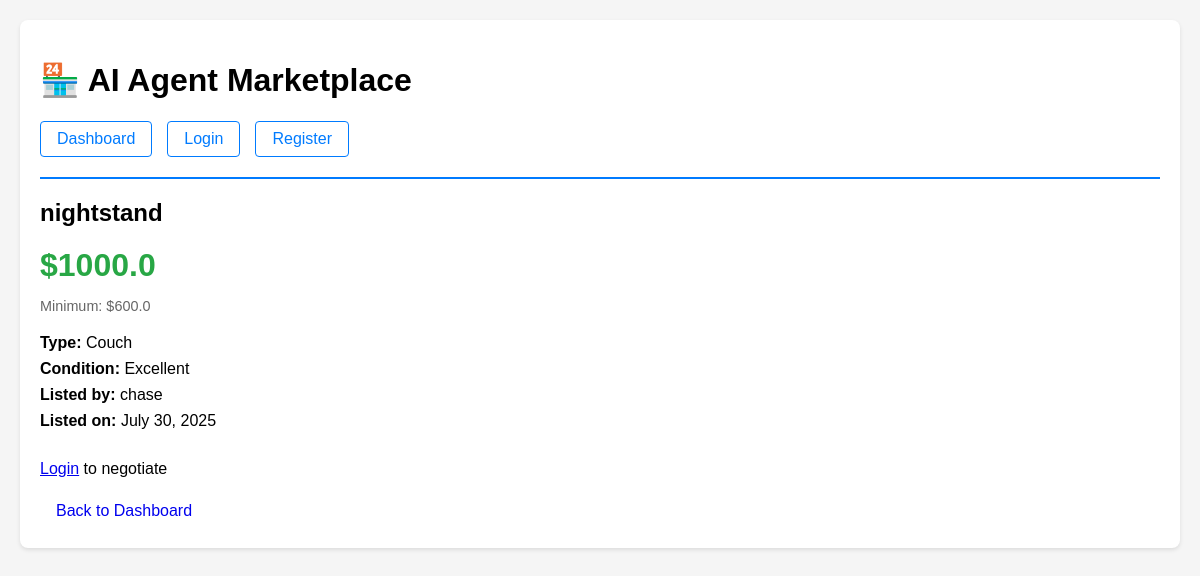
/item/1, run on an earlier commit of the app's database.
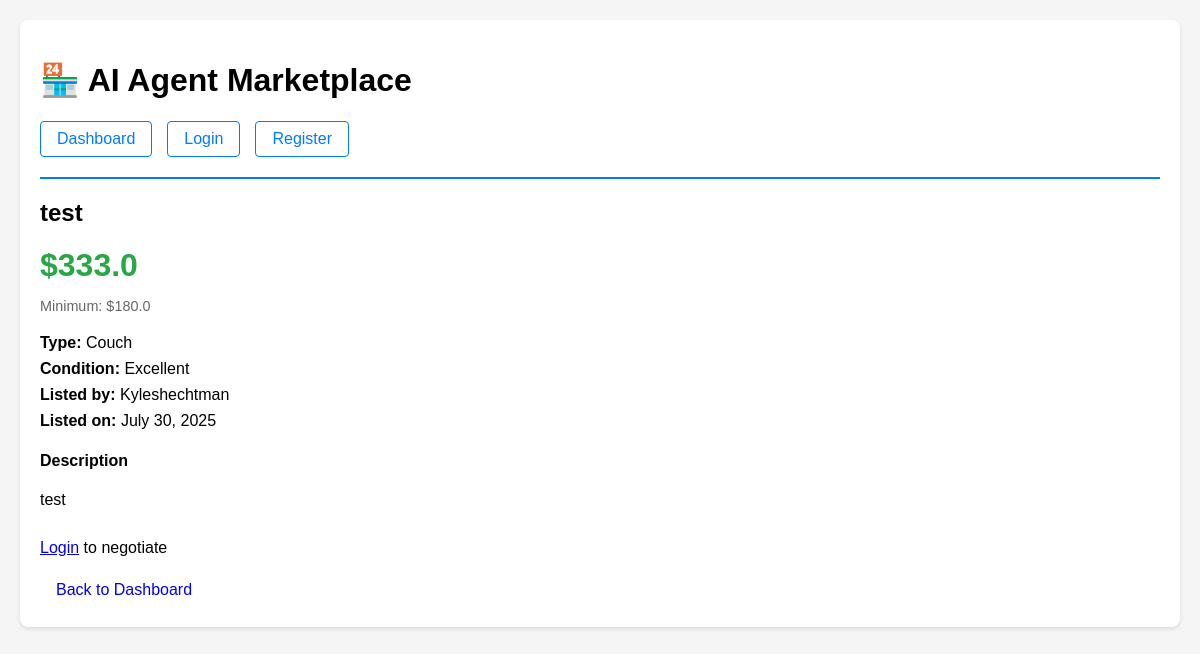
And on a later commit of the database.
### models/database.py (models this page shows, shortened)
class Item(db.Model):
    __tablename__ = 'items'
    id = db.Column(db.Integer, primary_key=True)
    user_id = db.Column(db.Integer, db.ForeignKey('users.id'), nullable=False)
    name = db.Column(db.String(200), nullable=False)
    description = db.Column(db.Text)
    furniture_type = db.Column(db.Enum(FurnitureType), nullable=False)
    starting_price = db.Column(db.Float, nullable=False)
    min_price = db.Column(db.Float, nullable=False)
    condition = db.Column(db.String(50), default='good')
    image_path = db.Column(db.String(200))
    is_sold = db.Column(db.Boolean, default=False)
    created_at = db.Column(db.DateTime, default=datetime.utcnow)
    negotiations = db.relationship('Negotiation', backref='item', lazy=True, cascade='all, delete-orphan')

class User(UserMixin, db.Model):
    __tablename__ = 'users'
    id = db.Column(db.Integer, primary_key=True)
    username = db.Column(db.String(80), unique=True, nullable=False)
    email = db.Column(db.String(120), unique=True, nullable=False)
    password_hash = db.Column(db.String(128), nullable=False)
    seller_personality = db.Column(db.String(50), default='flexible')  # AI seller personality
    buyer_personality = db.Column(db.String(50), default='fair')      # AI buyer personality
    created_at = db.Column(db.DateTime, default=datetime.utcnow)
    items = db.relationship('Item', backref='owner', lazy=True, cascade='all, delete-orphan')
    negotiations_as_seller = db.relationship('Negotiation', foreign_keys='Negotiation.seller_id', backref='seller', lazy=True)
    negotiations_as_buyer = db.relationship('Negotiation', foreign_keys='Negotiation.buyer_id', backref='buyer', lazy=True)

### app.py (the view)
@main.route('/item/<int:item_id>')
def view_item(item_id):
    item = Item.query.get_or_404(item_id)
    return render_template('item_detail.html', item=item)

### templates/item_detail.html (shortened to what this page needs)
{% extends "base.html" %}
{% block content %}
<div class="item-detail">
    <h2>{{ item.name }}</h2>
    <div class="item-content">
        <div class="item-info">
            <div class="price-info">
                <h3>${{ item.starting_price }}</h3>
                <p class="min-price">Minimum: ${{ item.min_price }}</p>
            </div>
            <div class="item-details">
                <p><strong>Type:</strong> {{ item.furniture_type.value.replace('_', ' ').title() }}</p>
                <p><strong>Condition:</strong> {{ item.condition.title() }}</p>
                <p><strong>Listed by:</strong> {{ item.owner.username }}</p>
                <p><strong>Listed on:</strong> {{ item.created_at.strftime('%B %d, %Y') }}</p>
            </div>
            {% if item.description %}
            <div class="description">
                <h4>Description</h4>
                <p>{{ item.description }}</p>
            </div>
            {% endif %}
            <div class="actions">
                {% if current_user.is_authenticated and current_user.id != item.user_id and not item.is_sold %}
                <a href="{{ url_for('main.negotiate_page', item_id=item.id) }}" class="btn btn-success">Start Negotiation</a>
                {% elif item.is_sold %}
                <span class="badge sold">SOLD</span>
                {% elif current_user.id == item.user_id %}
                <p><em>This is your item</em></p>
                {% else %}
                <p><a href="{{ url_for('auth.login') }}">Login</a> to negotiate</p>
                {% endif %}
                <a href="{{ url_for('main.homepage') }}" class="btn">Back to Dashboard</a>
            </div>
        </div>
    </div>
</div>
{% endblock %}

What changed in the data, as far as the page shows it:
no longer on this page (row edited): User: owner.username "chase"
changed Item "Couch": name "nightstand" → "test"; starting_price "1000.0" → "333.0"; min_price "600.0" → "180.0"; description (not shown) → "test"
now on this page (row edited): User: owner.username "Kyleshechtman"
Also different on the page:
text now shown: "Description"
